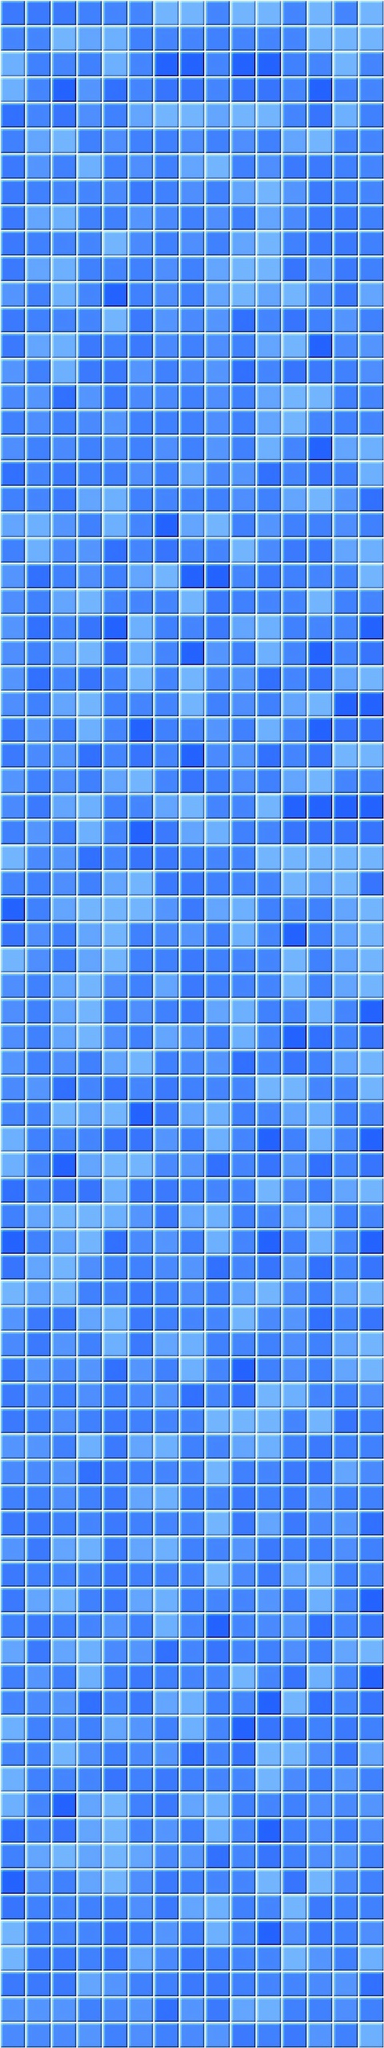

Tiled map render using the project's own tile images. Description and the map definition, with tile-layer contents summarised, below:
An orthogonal 15x80 tile map with 32x32 px tiles, 1 tile layer (タイル・レイヤー1).

<map version="1.0" orientation="orthogonal" width="15" height="80" tilewidth="32" tileheight="32">
 <tileset firstgid="1" name="tile-maker02" tilewidth="32" tileheight="32">
  <image source="tile-maker02.jpg" width="160" height="160" />
 </tileset>
 <layer name="タイル・レイヤー1" width="15" height="80">
  <data>[1200 cells, 1200 non-empty, 25 distinct tile ids]</data>
 </layer>
</map>